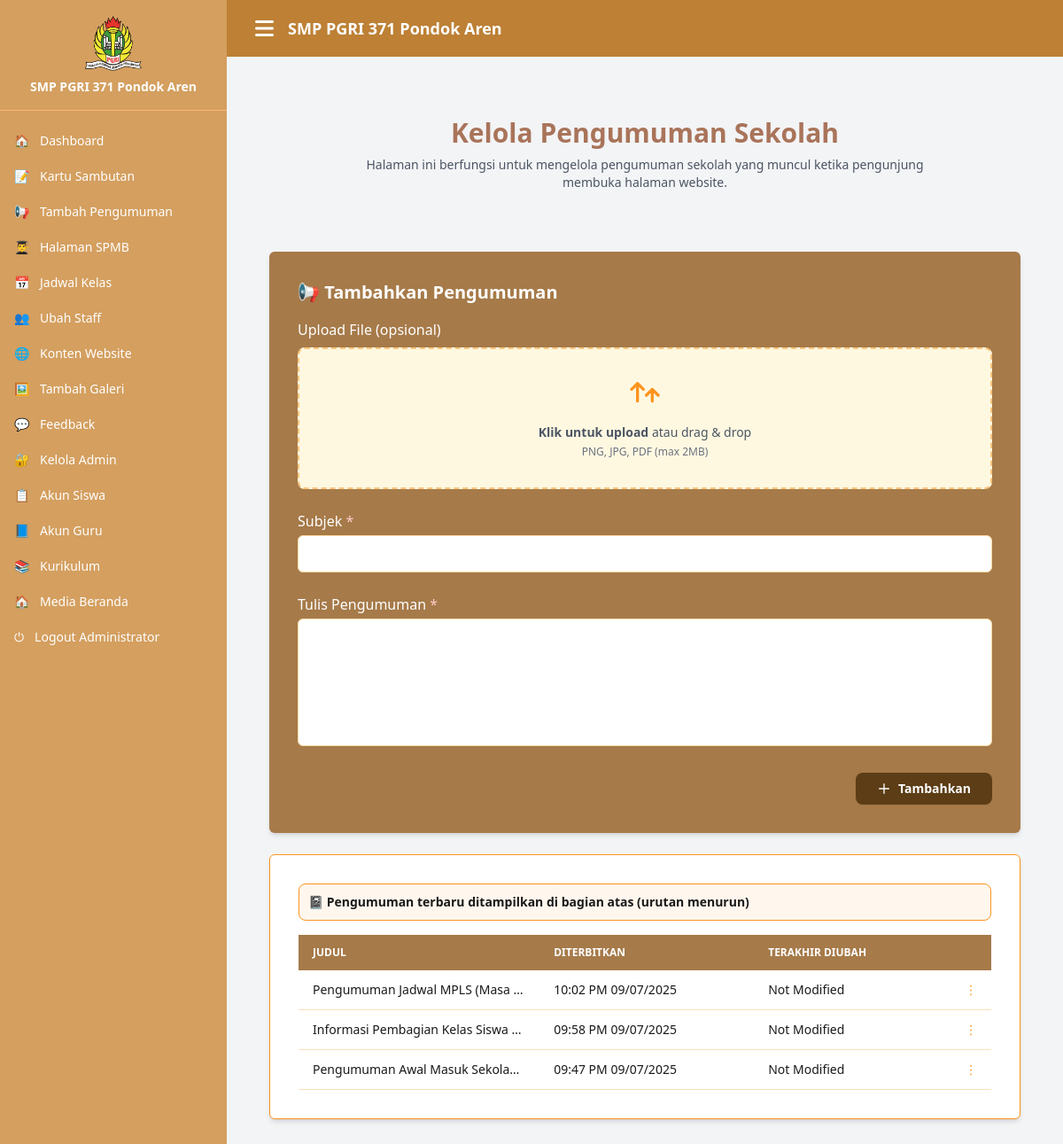
/admin/index.php?page=add_notice (signed in), run on the app's committed database.
### tables this page shows
CREATE TABLE `school_notice` (
  `id` int(11) NOT NULL,
  `logo` varchar(999) NOT NULL,
  `posted_by` varchar(50) NOT NULL,
  `image_url` varchar(999) NOT NULL,
  `about` varchar(500) NOT NULL,
  `notice_description` varchar(9999) NOT NULL,
  `date` varchar(30) NOT NULL,
  `time` varchar(30) NOT NULL,
  `total_views` int(10) NOT NULL,
  `total_downloads` int(10) NOT NULL,
  `last_modified` varchar(50) NOT NULL
);

### admin/add_notice.php (the view, shortened to what this page needs)
<?php
include '../connection/database.php';
?>
<!DOCTYPE html>
<html lang="en">
<head>
</head>
<body>
<main class="p-6 bg-gray-100 min-h-screen">
<section class="text-gray-600 body-font">
    <div class="container px-5 py-5 mx-auto">
        <div class="flex flex-col text-center w-full mb-2">
            <h1 class="text-3xl font-bold text-[#a9745a]">Kelola Pengumuman Sekolah </h1>
                <p class="text-sm text-gray-600 mt-2 max-w-2xl mx-auto">
                Halaman ini berfungsi untuk mengelola pengumuman sekolah yang muncul ketika pengunjung membuka halaman website.
            </p>
        </div>
    </div>
</section>
    <section class="max-w-4xl mx-auto p-6 sm:p-8 bg-[#a67a49] rounded-md shadow-md mt-10">
    <h1 class="text-xl font-bold text-white mb-4">📢 Tambahkan Pengumuman</h1>
    <form action="" method="post" enctype="multipart/form-data" class="space-y-6">
            <div class="flex flex-col gap-2">
                <label class="text-white font-medium">Upload File (opsional)</label>
                <div class="flex items-center justify-center w-full">
                    <label for="file-upload"
                        class="flex items-center justify-center w-full h-40 border-2 border-dashed rounded-lg cursor-pointer bg-[#fff8e1] border-[#f9c57d] hover:bg-[#fff2d4] transition-all duration-300 relative text-center px-4">
                        <div id="upload-default" class="flex flex-col items-center justify-center">
                            <svg class="w-10 h-10 mb-3 text-[#fc941e]" fill="none" stroke="currentColor" viewBox="0 0 24 24">
                                <path stroke-linecap="round" stroke-linejoin="round" stroke-width="2"
                                    d="M7 16V4m0 0L3 8m4-4l4 4M17 16v-8m0 0l-4 4m4-4l4 4"/>
                            </svg>
                            <p class="mb-1 text-sm text-gray-600">
                                <span class="font-semibold">Klik untuk upload</span> atau drag & drop
                            </p>
                            <p class="text-xs text-gray-500">PNG, JPG, PDF (max 2MB)</p>
                        </div>
                    </label>
                </div>
            </div>
            <div>
                <label class="text-white font-medium block mb-1">Subjek <span class="text-red-200">*</span></label>
                <input name="about_notice" required type="text"
                    class="w-full px-4 py-2 border rounded-md bg-white text-gray-800 border-[#fcdca4] focus:outline-none focus:ring-2 focus:ring-white focus:border-white transition-all">
            </div>
            <div>
                <label class="text-white font-medium block mb-1">Tulis Pengumuman <span class="text-red-200">*</span></label>
                <textarea name="description" required minlength="40"
                        class="w-full px-4 py-3 h-36 border rounded-md bg-white text-gray-800 border-[#fcdca4] focus:outline-none focus:ring-2 focus:ring-white focus:border-white resize-none transition-all"></textarea>
            </div>
                <div class="flex justify-end mt-4">
                    <button type="submit" name="publish_notice"
                        class="inline-flex items-center gap-2 px-6 py-2 text-sm font-semibold text-white bg-[#5c3d15]
                            hover:bg-[#4b320f]
                            rounded-lg shadow-sm transition-all duration-300 focus:outline-none">
                        <svg xmlns="http://www.w3.org/2000/svg" class="w-4 h-4" fill="none" viewBox="0 0 24 24" stroke="currentColor">
                            <path stroke-linecap="round" stroke-linejoin="round" stroke-width="2" d="M12 4v16m8-8H4"/>
                        </svg>
                        Tambahkan
                    </button>
                </div>
                </form>
            </section>
       <section class="max-w-4xl mx-auto p-6 sm:p-8 mt-6 bg-white border border-[#fc941e] shadow-md rounded-md antialiased">
    <div class="flex flex-col md:flex-row items-center justify-between mb-4">
        <form class="w-full">
            <input disabled type="text" readonly value="📓 Pengumuman terbaru ditampilkan di bagian atas (urutan menurun)"
                class="font-semibold text-[#1a1a1a] bg-[#fff7ee] border border-[#fc941e] text-sm rounded-lg block w-full p-2.5">
        </form>
    </div>
    <div class="overflow-x-auto">
        <table class="w-full text-sm text-left text-[#1a1a1a]">
            <thead class="text-xs uppercase bg-[#a67a49] text-white">
                <tr>
                    <th class="px-4 py-3">Judul</th>
                    <th class="px-4 py-3">Diterbitkan</th>
                    <th class="px-4 py-3">Terakhir Diubah</th>
                    <th class="px-4 py-3"><span class="sr-only">Actions</span></th>
                </tr>
            </thead>
            <tbody>
                        <?php
                        $fetch_notice_data = "SELECT * FROM school_notice ORDER BY id DESC;";
                        $notices = mysqli_query($connection, $fetch_notice_data);
                        $totalNotice = mysqli_num_rows($notices);
                        if ($totalNotice > 0) {
                            while ($row = mysqli_fetch_assoc($notices)) {
                                $noticeId = $row['id'];
                                echo '
                                    <tr class="border-b border-[#fc941e]/30 hover:bg-[#fff3dc]">
                                        <td class="px-4 py-3 font-medium max-w-[12rem] truncate">' . $row['about'] . '</td>
                                        <td class="px-4 py-3">' . $row['time'] . ' ' . $row['date'] . '</td>
                                        <td class="px-4 py-3">' . $row['last_modified'] . '</td>
                                        <td class="px-4 py-3 text-right">
                                            <button id="dropdown-btn' . $noticeId . '" data-dropdown-toggle="dropdown' . $noticeId . '" class="text-[#fc941e] hover:text-[#d67812]">
                                                ⋮
                                            </button>
                                            <div id="dropdown' . $noticeId . '" class="hidden z-10 w-44 bg-white border border-gray-200 rounded shadow">
                                                <ul class="py-1 text-sm text-gray-700">
                                                    <li>
                                                        <button type="button" data-modal-target="updateProductModal' . $noticeId . '" data-modal-toggle="updateProductModal' . $noticeId . '"
                                                            class="w-full text-left px-4 py-2 hover:bg-[#fc941e]/10 text-[#1a1a1a]">
                                                            ✏️ Ubah
                                                        </button>
                                                    </li>
                                                    <li>
                                                        <button type="button" data-modal-target="deleteModal' . $noticeId . '" data-modal-toggle="deleteModal' . $noticeId . '"
                                                            class="w-full text-left px-4 py-2 hover:bg-red-50 text-red-600">
                                                            🗑 Hapus
                                                        </button>
                                                    </li>
                                                </ul>
                                            </div>
                                        </td>
                                    </tr>
                                ';
                            }
                        }
                        ?>
                    </tbody>
                </table>
            </div>
                </div>
            </div>
</body>
</html>

### data on the page
school_notice: about "Pengumuman Jadwal MPLS (Masa…", time "10:02 PM", date "09/07/2025", last_modified "Not Modified"
school_notice: about "Informasi Pembagian Kelas Siswa…", time "09:58 PM", date "09/07/2025", last_modified "Not Modified"
school_notice: about "Pengumuman Awal Masuk Sekola…", time "09:47 PM", date "09/07/2025", last_modified "Not Modified"

### other printed values
$_SESSION["username"] "Administrator"
